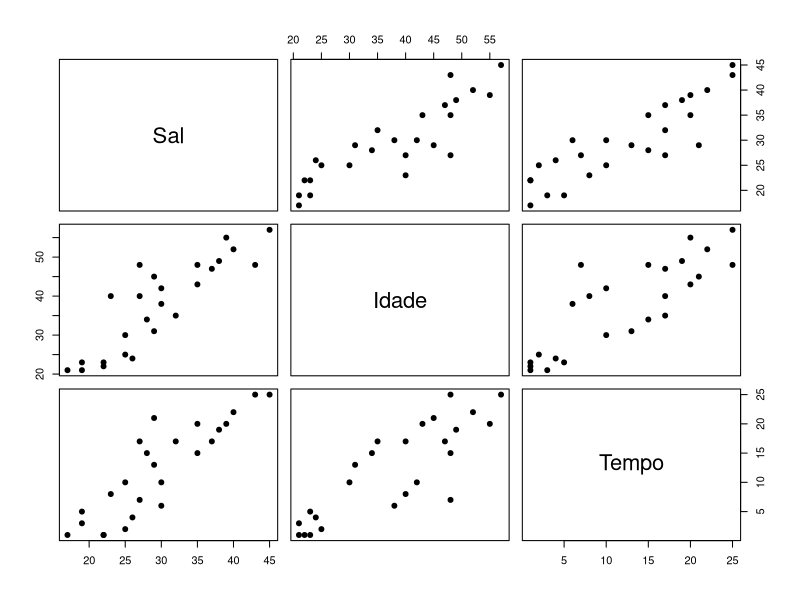
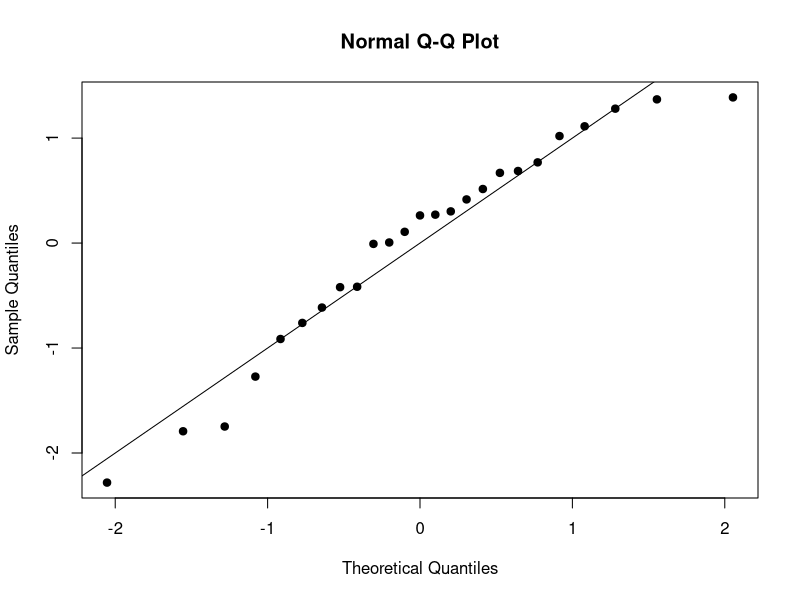
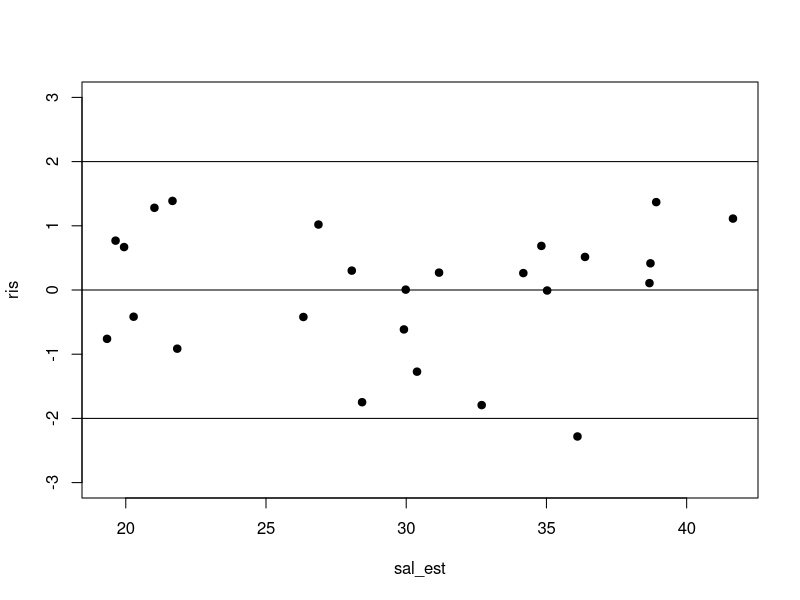
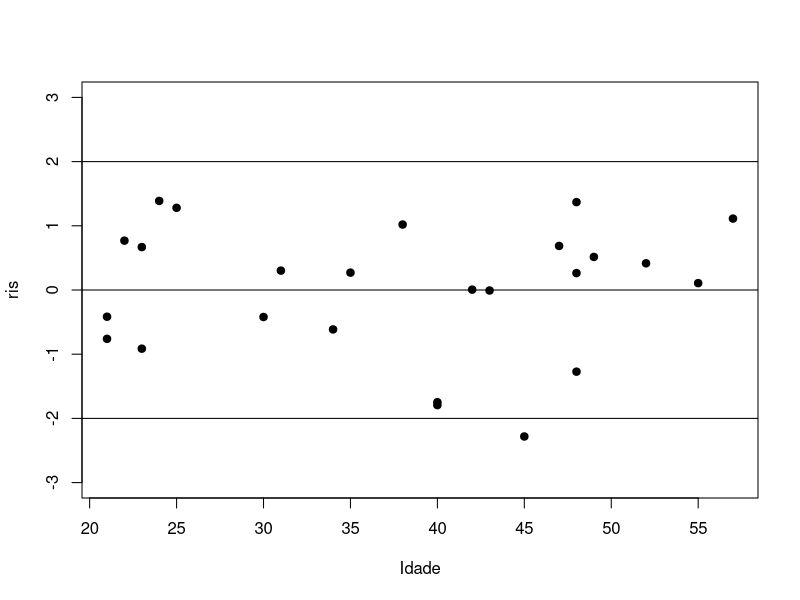
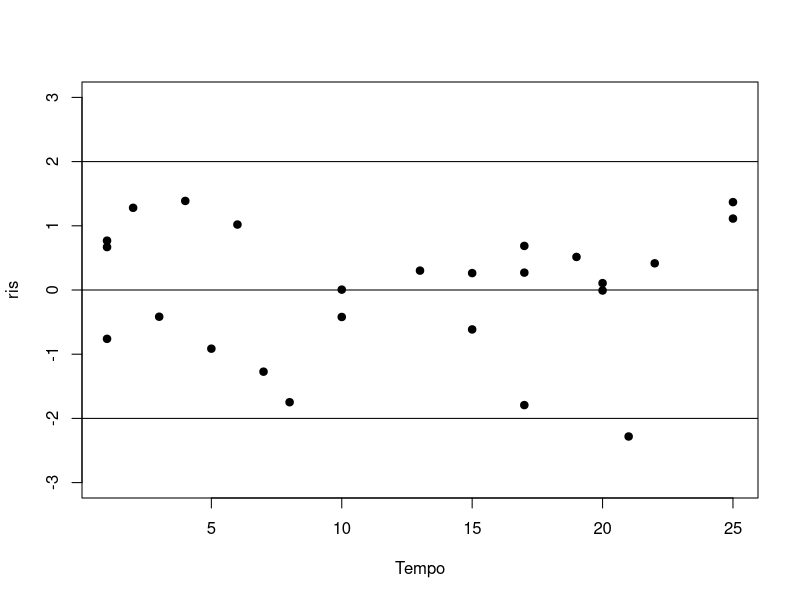

Generate these figures, in order, with R:
# UNIVERSIDADE FEDERAL FLUMINENSE (UFF)
# INSTITUTO DE MATEMÁTICA E ESTATÍSTCIA (IME)
# DEPARTAMENTO DE ESTATÍSTICA (GET)
# DADOS DO EXEMPLO DE APLICAÇÃO - VOLTANDO AO EXEMPLO DE RLM
# ASSUNTO: TESTE F DE COMPARABILIDADE DE MODELOS

# ENTRADA DE DADOS (ONDE Y=SALARIO DE N=25 FUNCIONÁRIOS)
Sal=c(35,25,22,39,23,30,26,30,38,40,45,37,43,22,27,17,29,27,35,19,25,29,32,28,19)
Idade=c(48,25,23,55,40,42,24,38,49,52,57,47,48,22,48,21,45,40,43,23,30,31,35,34,21)
Tempo=c(15,2,1,20,8,10,4,6,19,22,25,17,25,1,7,1,21,17,20,5,10,13,17,15,3)


BD = data.frame(Sal,Idade,Tempo);str(BD)
pairs(BD, pch = 19)
cor(BD)

modelo1 = lm(Sal~Idade+Tempo);summary(modelo1)

####

modelo_idade = lm(Idade~Tempo);summary(modelo_idade)
R2_idade = summary(modelo_idade)$r.squared; R2_idade
VIF_idade = 1 / (1-R2_idade);VIF_idade

modelo_tempo = lm(Idade~Tempo);summary(modelo_tempo)
R2_tempo = summary(modelo_tempo)$r.squared; R2_tempo
VIF_exp = 1 / (1-R2_tempo);VIF_exp


###Análise dos resíduos

ris = rstandard(modelo1);summary(ris)
qqnorm(ris,pch = 19); abline(0,1)

sal_est = fitted(modelo1)

plot(ris~sal_est, pch = 19, ylim = c(-3,3)); abline(h = c(-2,0,2))
plot(ris~Idade, pch = 19, ylim = c(-3,3)); abline(h = c(-2,0,2))
plot(ris~Tempo, pch = 19, ylim = c(-3,3)); abline(h = c(-2,0,2))

